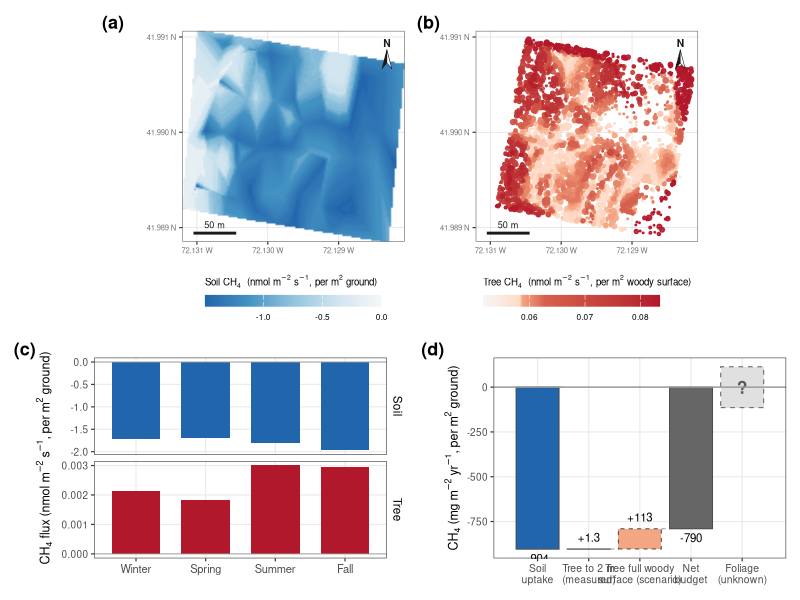

Here is the R script that generated this plot:
# ==============================================================================
# REVISION — NEW main figure: plot CH4 budget (maps + seasonal + net waterfall)
# Redesign: color = PROCESS (sink cool / source warm), consistent across panels.
# ==============================================================================
# Design principles (Jon):
#   * color encodes CH4 direction: SINK = cool (teal/blue), SOURCE = warm (orange/red),
#     used consistently in maps AND budget so soil reads sink, tree reads source.
#   * spatial -> temporal -> net reading order.
#   * net flux made explicit via a waterfall (0 -> soil -> tree offset -> net).
#   * units: maps + seasonal = nmol m-2 s-1 (rate); budget = mg m-2 yr-1 (integrated).
#   * honesty: bounding scenario flagged unconstrained; RF OOB R2 noted.
#
# NEW file. Run: Rscript code/revision/R_fig_component_budget.R
# Output: outputs/revision/fig_budget_maps.png
# ==============================================================================

suppressPackageStartupMessages({ library(tidyverse); library(patchwork); library(scales) })
out <- "outputs/revision"; dir.create(out, showWarnings = FALSE, recursive = TRUE)

# ---- palette: RdBu family matching the paper's red/blue (sink = blue #2166ac,
#      source = red #b2182b), consistent with the other main figures -----------
BLUES <- c("#f7f7f7","#d1e5f0","#92c5de","#4393c3","#2166ac")  # ~0 -> deep uptake (sink)
REDS  <- c("#f7f7f7","#fddbc7","#f4a582","#d6604d","#b2182b")  # ~0 -> deep emission (source)
SINK <- "#2166ac"; SRC <- "#b2182b"; SRC_LT <- "#f4a582"; NETC <- "grey40"

soil_map <- read.csv("outputs/tables/soil_flux_extended_annual.csv")   # x,y,mean_flux_nmol
tree_pts <- read.csv("outputs/tables/tree_flux_predictions.csv")       # x,y,dbh_m,flux_nmol_m2_s
mf       <- read.csv("outputs/tables/MONTHLY_FLUXES.csv")

# budget numbers (manuscript-consistent), mg m-2 yr-1
soil_ann <- -904.30; tree_meas <- 1.25; tree_scen <- 114
off <- function(x) 100 * abs(x)/abs(soil_ann)
rf_tree_r2 <- 0.15; rf_soil_r2 <- 0.28; n_trees <- nrow(tree_pts)

# shared map extent so a & b align exactly
xl <- range(c(soil_map$x, tree_pts$x)); yl <- range(c(soil_map$y, tree_pts$y))
# lat/long graticule labels (coords are decimal degrees; lon W, lat N)
deg_lon <- function(x) paste0(formatC(abs(x), format = "f", digits = 3), " W")
deg_lat <- function(y) paste0(formatC(y,      format = "f", digits = 3), " N")
map_scales <- list(
  scale_x_continuous(breaks = scales::breaks_pretty(3), labels = deg_lon),
  scale_y_continuous(breaks = scales::breaks_pretty(3), labels = deg_lat))
th_map <- theme_bw(base_size = 9) +
  theme(plot.title = element_text(size = 9, face = "bold"),
        axis.text = element_text(size = 5.5, color = "grey45"), axis.title = element_blank(),
        panel.grid.major = element_line(color = "grey88", linewidth = 0.25),
        panel.grid.minor = element_blank(),
        panel.border = element_rect(color = "grey40", fill = NA, linewidth = 0.4),
        legend.position = "bottom", legend.key.height = unit(0.3, "cm"),
        legend.key.width = unit(0.9, "cm"), legend.title = element_text(size = 7),
        legend.text = element_text(size = 6))

# ---- (a) soil map (sink = blue; per m2 GROUND) -------------------------------
pa <- ggplot(soil_map, aes(x, y, fill = mean_flux_nmol)) + geom_raster(interpolate = TRUE) +
  scale_fill_gradientn(colours = rev(BLUES), name = expression("Soil CH"[4]*"  (nmol m"^-2*" s"^-1*", per m"^2*" ground)"),
                      limits = c(min(soil_map$mean_flux_nmol), 0),
                      guide = guide_colorbar(title.position = "top")) +
  map_scales +
  coord_quickmap(xlim = xl, ylim = yl, expand = FALSE) + th_map

# ---- (b) tree map (source = red; per m2 WOODY SURFACE; quantile-spread color) -
tv <- tree_pts$flux_nmol_m2_s
pb <- ggplot(tree_pts %>% arrange(flux_nmol_m2_s), aes(x, y, color = flux_nmol_m2_s, size = dbh_m)) +
  geom_point(alpha = 0.9) +
  scale_color_gradientn(colours = REDS, name = expression("Tree CH"[4]*"  (nmol m"^-2*" s"^-1*", per m"^2*" woody surface)"),
                        values = scales::rescale(quantile(tv, probs = seq(0, 1, length.out = length(REDS)))),
                        guide = guide_colorbar(title.position = "top")) +
  scale_size_continuous(range = c(0.15, 1.9), guide = "none") +
  map_scales +
  coord_quickmap(xlim = xl, ylim = yl, expand = FALSE) + th_map

# ---- add scale bar (50 m) + traditional north arrow to both maps -------------
m_per_deg_lon <- 111320 * cos(mean(yl) * pi/180)
sb <- 50 / m_per_deg_lon                                  # 50 m in degrees lon
dx <- diff(xl); dy <- diff(yl)
add_ctx <- function(p) {
  # scale bar: bottom-left corner (white gap)
  x0 <- xl[1] + 0.05*dx; y0 <- yl[1] + 0.04*dy
  # traditional two-tone compass needle, top-right corner (moved down so "N" isn't clipped)
  ax <- xl[2] - 0.08*dx; apex <- yl[2] - 0.09*dy; base <- yl[2] - 0.18*dy; w <- 0.022*dx
  left  <- data.frame(x = c(ax, ax - w, ax),            y = c(apex, base, base + 0.028*dy))
  right <- data.frame(x = c(ax, ax + w, ax),            y = c(apex, base, base + 0.028*dy))
  p +
    annotate("segment", x = x0, xend = x0 + sb, y = y0, yend = y0, linewidth = 1, color = "grey10") +
    annotate("text", x = x0 + sb/2, y = y0, label = "50 m", vjust = -0.7, size = 2.3, color = "grey10") +
    annotate("polygon", x = left$x,  y = left$y,  fill = "grey10", color = "grey10", linewidth = 0.2) +
    annotate("polygon", x = right$x, y = right$y, fill = "white",  color = "grey10", linewidth = 0.2) +
    annotate("text", x = ax, y = apex, label = "N", vjust = -0.35, size = 2.6, fontface = "bold", color = "grey10")
}
pa <- add_ctx(pa); pb <- add_ctx(pb)

# ---- (c) seasonal (4 seasons): soil (blue) + tree (red), faceted own scales ---
seas_of <- function(m) c("Winter","Winter","Spring","Spring","Spring","Summer","Summer","Summer",
                         "Fall","Fall","Fall","Winter")[m]
seas <- mf %>% mutate(season = factor(seas_of(month), levels = c("Winter","Spring","Summer","Fall"))) %>%
  group_by(season) %>%
  summarise(Soil = mean(Phi_soil_umol_m2_s)*1000, Tree = mean(Phi_tree_umol_m2_s)*1000, .groups="drop") %>%
  pivot_longer(c(Soil, Tree), names_to = "src", values_to = "nmol") %>%
  mutate(src = factor(src, levels = c("Soil","Tree")))
pc <- ggplot(seas, aes(season, nmol, fill = src)) +
  geom_col(width = 0.7) +
  geom_hline(yintercept = 0, color = "grey60", linewidth = 0.3) +
  facet_wrap(~src, ncol = 1, scales = "free_y", strip.position = "right") +
  scale_fill_manual(values = c(Soil = SINK, Tree = SRC), guide = "none") +
  labs(x = NULL, y = expression("CH"[4]*" flux (nmol m"^-2*" s"^-1*", per m"^2*" ground)")) +
  theme_bw(base_size = 9) +
  theme(axis.text.x = element_text(size = 8),
        strip.background = element_rect(fill = "white", color = NA),
        strip.text = element_text(size = 8.5, color = "black"),
        panel.grid.minor = element_blank())

# ---- (d) net budget waterfall (mg m-2 yr-1) ----------------------------------
# steps: baseline 0 -> soil -> tree(measured) -> tree(scenario) -> NET(total)
wf <- tibble(
  step  = factor(c("Soil\nuptake","Tree to 2 m\n(measured)","Tree full woody\nsurface (scenario)","Net\nbudget"),
                 levels = c("Soil\nuptake","Tree to 2 m\n(measured)","Tree full woody\nsurface (scenario)","Net\nbudget")),
  ymin  = c(soil_ann, soil_ann, soil_ann + tree_meas, 0),
  ymax  = c(0, soil_ann + tree_meas, soil_ann + tree_meas + (tree_scen - tree_meas),
            soil_ann + tree_scen),
  fill  = c("sink","src","src_lt","net"),
  # scenario bar (whole woody surface, constant-flux extrapolation) drawn dashed = hypothetical
  lty   = c("solid","solid","dashed","solid"))
netmeas <- soil_ann + tree_meas    # net if only measured tree offset
# foliage: an unmeasured term of unknown MAGNITUDE and SIGN (illustrative half-height only)
fol_h <- tree_scen
fol   <- tibble(x = 5)
pd <- ggplot(wf) +
  geom_rect(aes(xmin = as.numeric(step)-0.42, xmax = as.numeric(step)+0.42,
                ymin = ymin, ymax = ymax, fill = fill, linetype = lty),
            color = "grey30", linewidth = 0.35) +
  scale_linetype_identity() +
  geom_segment(aes(x = as.numeric(step)+0.42, xend = as.numeric(step)+1-0.42, y = ymax, yend = ymax),
               data = wf[1:3,], color = "grey55", linetype = "dashed", linewidth = 0.3) +
  # foliage — dashed grey bar straddling zero, unknown sign; magnitude illustrative
  geom_rect(data = fol, aes(xmin = x-0.42, xmax = x+0.42, ymin = -fol_h, ymax = fol_h),
            fill = "grey88", color = "grey45", linetype = "dashed", linewidth = 0.4, inherit.aes = FALSE) +
  annotate("text", x = 5, y = 0, label = "?", size = 4.4, fontface = "bold", color = "grey35") +
  geom_hline(yintercept = 0, color = "grey60") +
  scale_fill_manual(values = c(sink = SINK, src = SRC, src_lt = SRC_LT, net = NETC), guide = "none") +
  scale_x_continuous(breaks = 1:5, labels = c(levels(wf$step), "Foliage\n(unknown)"), limits = c(0.4, 5.6)) +
  annotate("text", x = 1, y = soil_ann,             label = "-904", vjust = 1.5, size = 2.9) +
  annotate("text", x = 2, y = soil_ann + tree_meas, label = "+1.3", vjust = -0.8, size = 2.9) +
  annotate("text", x = 3, y = soil_ann + tree_scen, label = "+113", vjust = -0.8, size = 2.9) +
  annotate("text", x = 4, y = soil_ann + tree_scen, label = "-790", vjust = 1.5, size = 2.9) +
  labs(x = NULL, y = expression("CH"[4]*" (mg m"^-2*" yr"^-1*", per m"^2*" ground)")) +
  theme_bw(base_size = 9) +
  theme(axis.text.x = element_text(size = 7.5), panel.grid.minor = element_blank())

# ---- assemble (net-sink / RF-R2 / basis notes go in the figure CAPTION) -------
fig <- (pa | pb) / (pc | pd) + plot_layout(heights = c(1.05, 1)) +
  plot_annotation(tag_levels = 'a', tag_prefix = "(", tag_suffix = ")") & theme(plot.tag = element_text(face = "bold", size = 13))
ggsave(file.path(out, "fig_budget_maps.png"), fig, width = 10.5, height = 9, dpi = 300, bg = "white")
cat("Wrote fig_budget_maps.png\n")
cat(sprintf("Soil %.0f | tree measured %.2f (%.2f%%) | tree scenario %d (~%.0f%%) | net -903 to %.0f mg/m2/yr\n",
            soil_ann, tree_meas, off(tree_meas), tree_scen, off(tree_scen), soil_ann+tree_scen))
